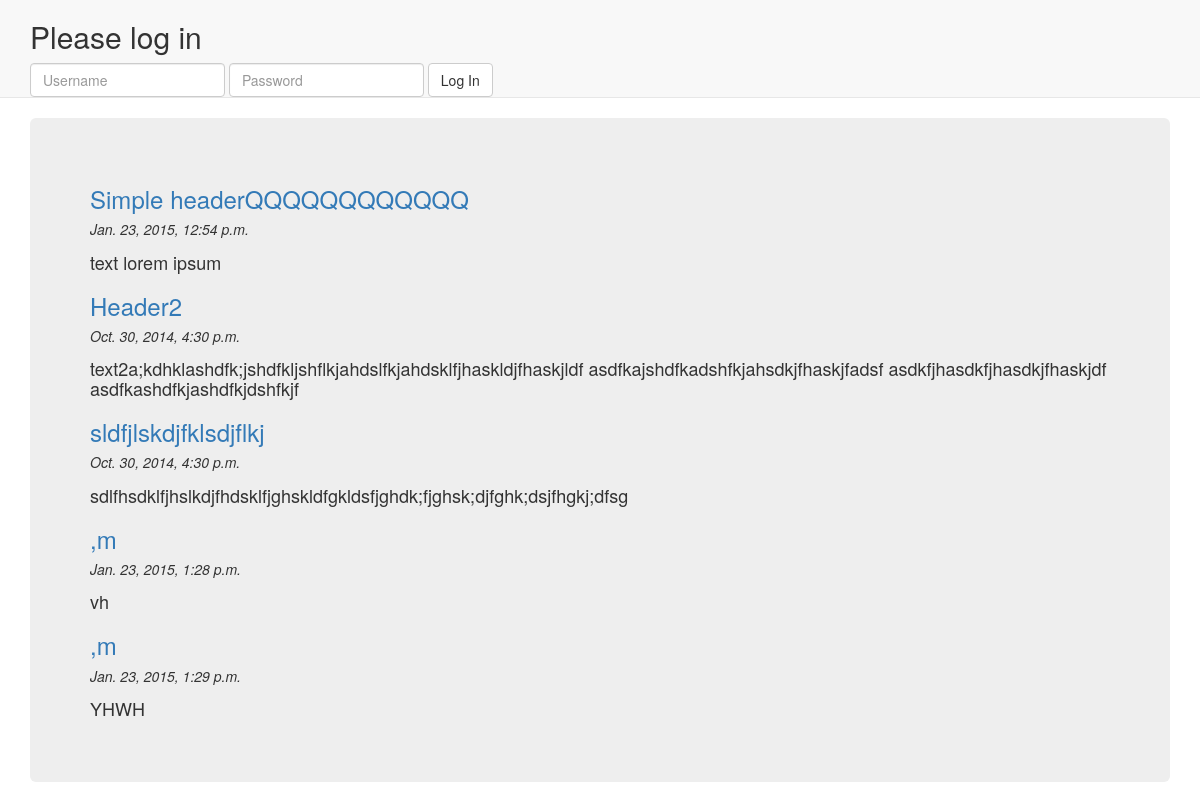
Before: / with the older database file.
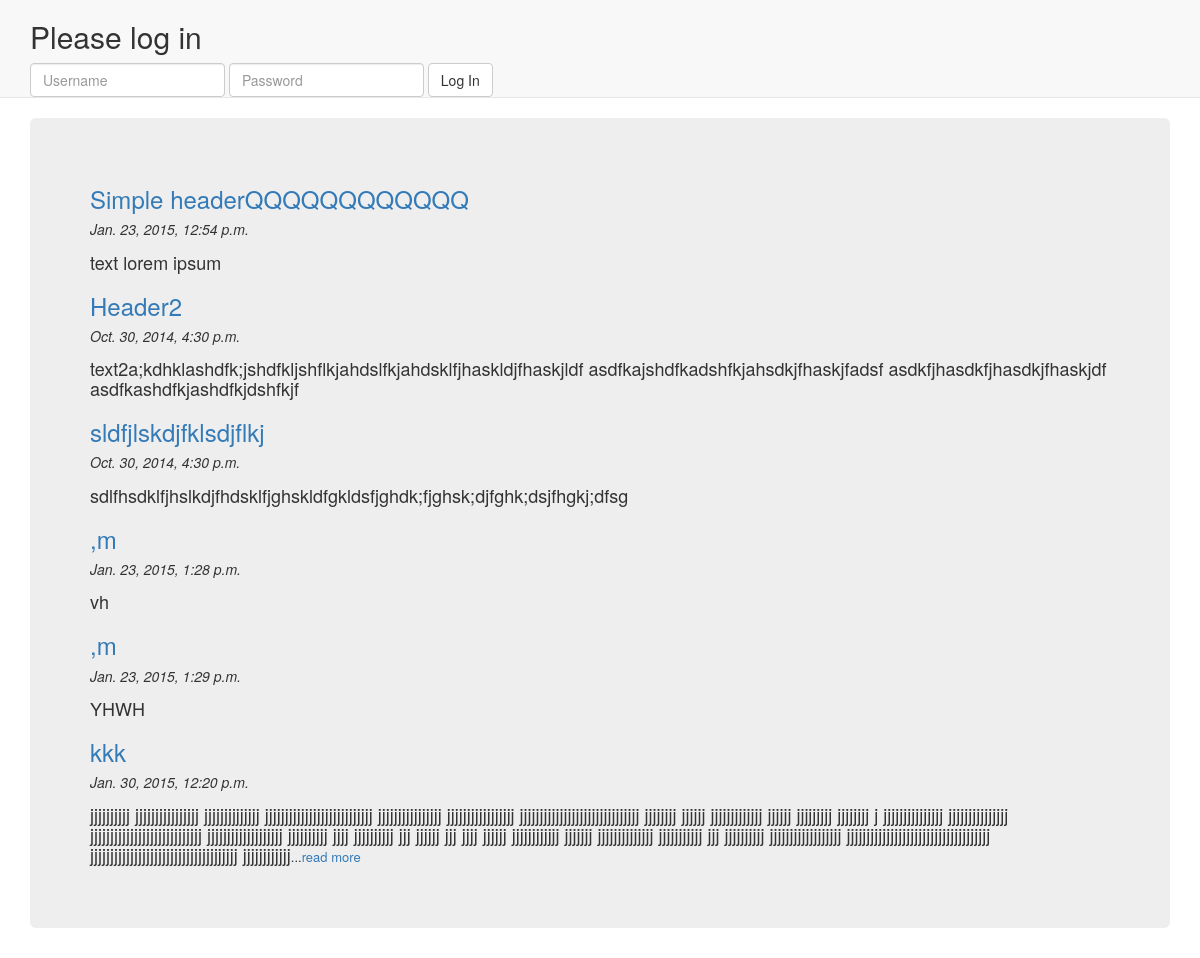
After: the same page with the newer database file.
### main/models.py (models this page shows)
class Post(models.Model):
	header = models.CharField(max_length=255)
	text = models.TextField()
	when = models.DateTimeField(auto_now=True)
	def __unicode__(self):
	    return u'{} at {}'.format(self.header, self.when)
	def shorten_post(self):
		post_len = len(self.text)
		if post_len > 500:
			return self.text[:500]+'<font size="2.9">...<a href="/posts/{}/">read more</a></font>'.format(self.id)
		else:
			return self.text

### main/views.py (the view)
# urls.py: url(r'^$', Posts.as_view()),
class Posts(View):
    def get(self, request):
        posts = Post.objects.all()
        return HttpResponse(render(request, 'posts.html', {'posts': posts}))

### main/templates/posts.html (shortened to what this page needs)
{% extends "base.html" %}
{% block content %}
	<section class="container">
		<div class="jumbotron">
    {% for post in posts %}
        <h3><a href="/posts/{{ post.id}}">{{ post.header }}</a></h3>
        <h5><i>{{ post.when }}</i></h5>
        <p><h4>{{ post.shorten_post|safe }}</h4></p>
        {% endfor %}
	</div>
	</section>
    {% endblock %}

Changed rows visible on the page:
added Post: header "kkk", when "Jan. 30, 2015, 12:20 p.m.", shorten_post "jjjjjjjjjj jjjjjjjjjjjjjjjj jjjjjjjjjjjjjj jjjjjjjjjjjjjjjjjjjjjjjjjjj jjjjjjjjjjjjjjjj jjjjjjjjjjjjjjjjj jjjjjjjjjjjjjjjjjjjjjjjjjjjjjj jjjjjjjj jjjjjj jjjjjjjjjjjjj jjjjjj jjjjjjjjj jjjjjjjj j jjjjjjjjjjjjjjj jjjjjjjjjjjjjjj jjjjjjjjjjjjjjjjjjjjjjjjjjjj jjjjjjjjjjjjjjjjjjj jjjjjjjjjj jjjj jjjjjjjjjj jjj jjjjjj jjj jjjj jjjjjj jjjjjjjjjjjj jjjjjjj jjjjjjjjjjjjjj jjjjjjjjjjj jjj jjjjjjjjjj jjjjjjjjjjjjjjjjjj jjjjjjjjjjjjjjjjjjjjjjjjjjjjjjjjjjjj jjjjjjjjjjjjjjjjjjjjjjjjjjjjjjjjjjjjj jjjjjjjjjjjj ... read more"
